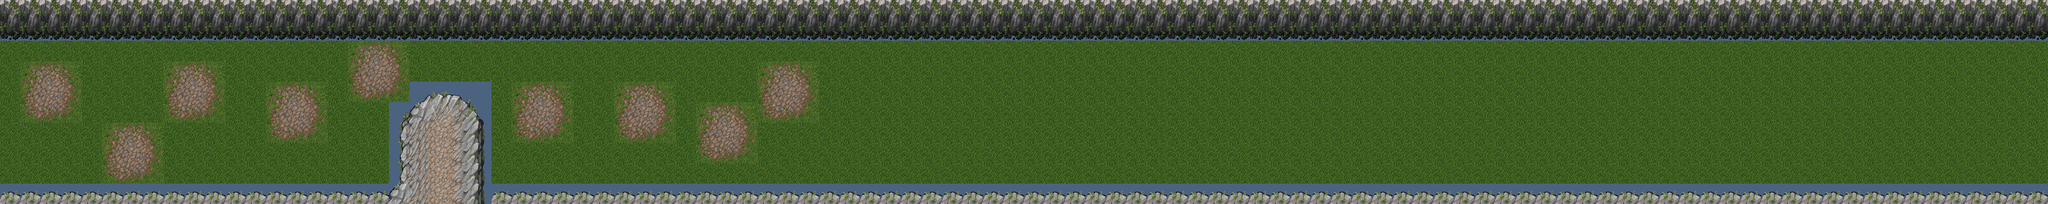

Rendered tile map (Tiled .tmx) drawn with the repository's tilesets; below, a short description and the map source with its tile grids summarised:
An orthogonal 100x10 tile map with 40x40 px tiles, 2 tile layers (Tile Layer 1, Tile Layer 2), 2 tilesets.

<map version="1.0" orientation="orthogonal" renderorder="right-down" width="100" height="10" tilewidth="40" tileheight="40">
 <tileset firstgid="1" name="CLIFFVEG" tilewidth="40" tileheight="40">
  <properties>
   <property name="HeightMap" value="CLIFFVEGHeight.png" />
  </properties>
  <image source="CLIFFVEG.png" trans="4b637f" width="640" height="480" />
 </tileset>
 <tileset firstgid="193" name="GRS2ROC" tilewidth="40" tileheight="40">
  <properties>
   <property name="HeightMap" value="GRS2ROCHeight.png" />
  </properties>
  <image source="GRS2ROC.png" trans="4b637f" width="640" height="480" />
 </tileset>
 <layer name="Tile Layer 1" width="100" height="10">
  <data>[1000 cells, 1000 non-empty, 10 distinct tile ids]</data>
 </layer>
 <layer name="Tile Layer 2" width="100" height="10">
  <data>[1000 cells, 324 non-empty, 17 distinct tile ids]</data>
 </layer>
</map>